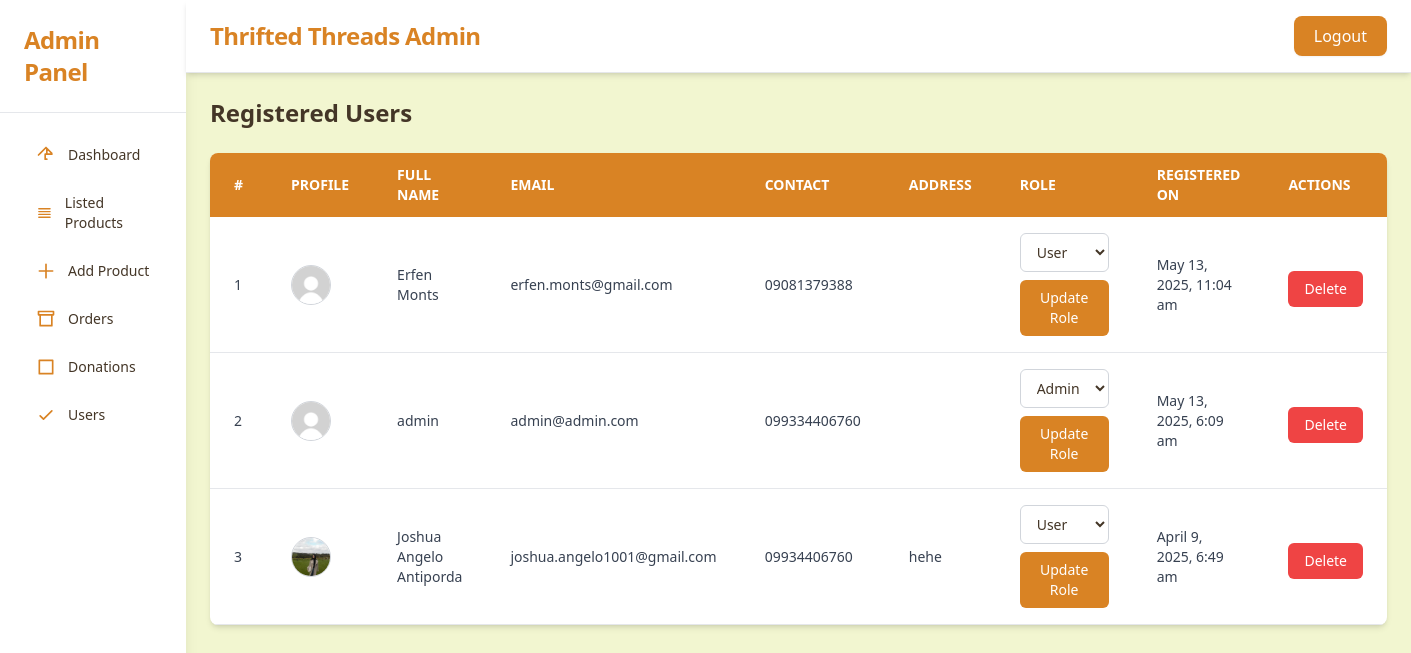
Before: /admin/users.php (signed in) with the older database file.
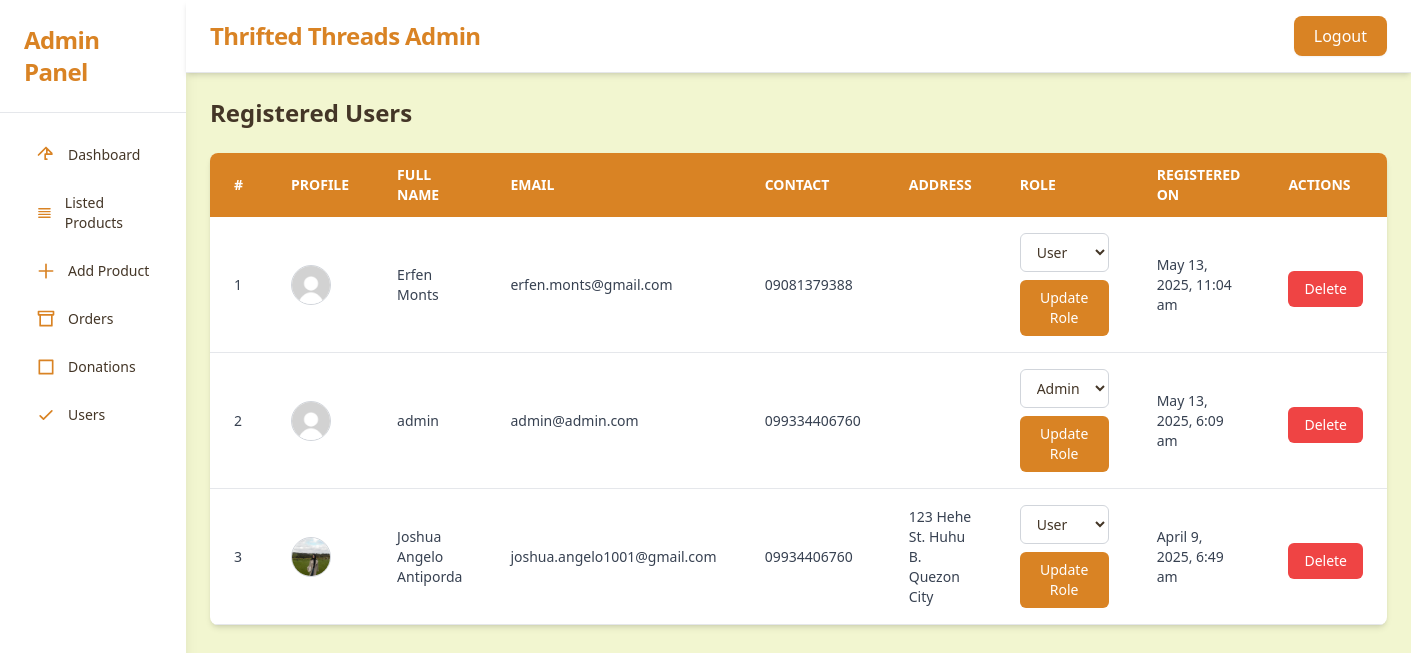
After: the same page with the newer database file.
### tables this page shows
CREATE TABLE `users` (
  `id` int(11) NOT NULL,
  `full_name` varchar(100) NOT NULL,
  `email` varchar(100) NOT NULL,
  `contact_number` varchar(20) DEFAULT NULL,
  `password` varchar(255) NOT NULL,
  `created_at` timestamp NOT NULL DEFAULT current_timestamp(),
  `address` text DEFAULT NULL,
  `profile_picture` varchar(255) DEFAULT 'images/profile/default_profile.jpg',
  `contact` varchar(20) DEFAULT NULL,
  `role` enum('admin','user') DEFAULT 'user',
  `remember_token` varchar(255) DEFAULT NULL
);

### admin/users.php (the view, shortened to what the changed rows need)
<?php
include 'db_conn.php';
$query = "SELECT * FROM users ORDER BY created_at DESC";
$result = mysqli_query($conn, $query);
?>
<!DOCTYPE html>
<html lang="en">
<head>
    <script src="https://cdn.tailwindcss.com"></script>
</head>
<body class="bg-[#F2F6D0] text-[#443627] min-h-screen font-sans">
<div class="flex min-h-screen">
  <aside class="w-64 bg-white shadow-lg hidden md:flex flex-col">
    <div class="p-6 border-b border-gray-200">
      <h2 class="text-2xl font-extrabold text-[#D98324] tracking-tight">Admin Panel</h2>
    </div>
  </aside>
<div class="flex-1 flex flex-col">
  <header class="bg-white shadow-md px-6 py-4 border-b flex items-center justify-between">
    <h1 class="text-2xl font-bold text-[#D98324] tracking-tight">Thrifted Threads Admin</h1>
  </header>
<main class="flex-1 p-6">
    <h2 class="text-2xl font-bold text-[#443627] mb-6">Registered Users</h2>
    <div class="overflow-x-auto bg-white shadow-md rounded-lg w-full">
        <table class="min-w-full table-auto text-sm text-left text-gray-700">
            <thead class="bg-[#D98324] text-white uppercase">
                <tr>
                    <th class="px-6 py-3">#</th>
                    <th class="px-6 py-3">Profile</th>
                    <th class="px-6 py-3">Full Name</th>
                    <th class="px-6 py-3">Email</th>
                    <th class="px-6 py-3">Contact</th>
                    <th class="px-6 py-3">Address</th>
                    <th class="px-6 py-3">Role</th>
                    <th class="px-6 py-3">Registered On</th>
                    <th class="px-6 py-3">Actions</th>
                </tr>
            </thead>
            <tbody>
                <?php if (mysqli_num_rows($result) > 0): ?>
                    <?php $i = 1; while ($row = mysqli_fetch_assoc($result)): ?>
                        <tr class="border-b hover:bg-[#f9f9f9]">
                            <td class="px-6 py-4"><?= $i++; ?></td>
                            <td class="px-6 py-4">
                                <img src="../<?= htmlspecialchars($row['profile_picture']); ?>" alt="Profile"
                                     class="w-10 h-10 rounded-full object-cover border border-gray-300">
                            </td>
                            <td class="px-6 py-4"><?= htmlspecialchars($row['full_name']); ?></td>
                            <td class="px-6 py-4"><?= htmlspecialchars($row['email']); ?></td>
                            <td class="px-6 py-4"><?= htmlspecialchars($row['contact_number'] ?? $row['contact']); ?></td>
                            <td class="px-6 py-4"><?= htmlspecialchars($row['address']); ?></td>
                            <td class="px-6 py-4">
                                <form method="POST" action="">
                                    <select name="role" class="bg-white border border-gray-300 text-[#443627] px-3 py-2 rounded-md">
                                        <option value="user" <?= $row['role'] == 'user' ? 'selected' : ''; ?>>User</option>
                                    </select>
                                    <button type="submit" name="update_role" class="bg-[#D98324] hover:bg-[#b86112] text-white font-medium px-4 py-2 rounded-md mt-2">Update Role</button>
                                </form>
                            </td>
                            <td class="px-6 py-4"><?= date("F j, Y, g:i a", strtotime($row['created_at'])); ?></td>
                            <td class="px-6 py-4">
                                <form method="POST" action="" onsubmit="return confirmDelete();">
                                    <button type="submit" name="delete_user" class="bg-red-500 hover:bg-red-700 text-white font-medium px-4 py-2 rounded-md mt-2">Delete</button>
                                </form>
                            </td>
                        </tr>
                    <?php endwhile; ?>
                <?php else: ?>
                    <tr><td colspan="9" class="text-center px-6 py-4">No users found.</td></tr>
                <?php endif; ?>
            </tbody>
        </table>
    </div>
</main>
</div>
</div>
</body>
</html>

Changed rows visible on the page:
changed users "Joshua Angelo Antiporda": address "hehe" → "123 Hehe St. Huhu B. Quezon City"
